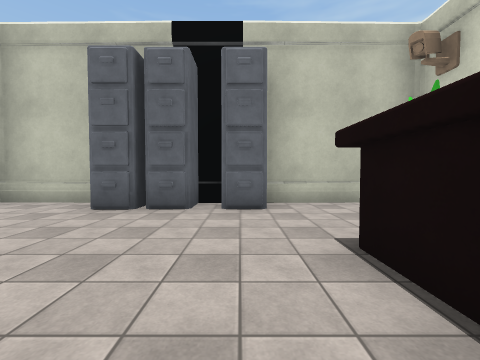
[1] (above)

22 first-person views from a walk through a 3-D level made in the Unity game engine. The camera is 1.4 m above the floor, tilts 2° down and sees 90° across. The floor is counted in squares, 2 m on a side. Each view is taken from the middle of a square. On the plan, view 1 faces up. The plan holds only what a view shows up to about 9 squares ahead; the rest is blank. The place goes on beyond the plan. The player character is not drawn. Surface patterns are stand-ins for the level's own textures.

[2]
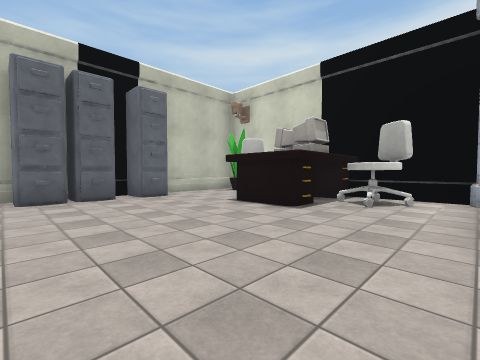

[3]
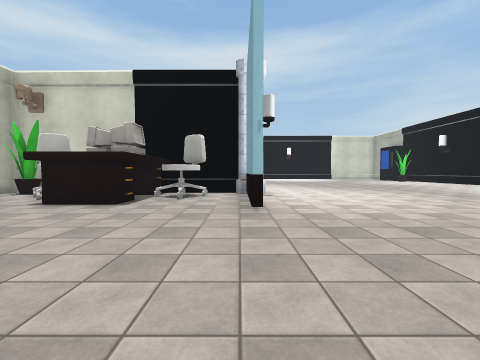

[4]
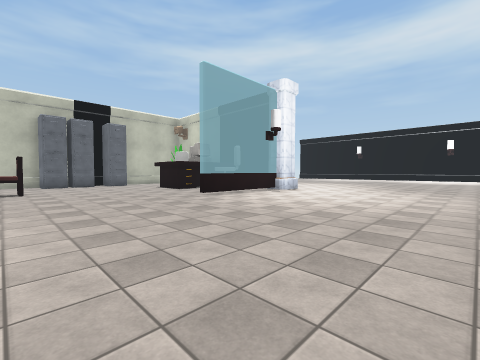

[5]
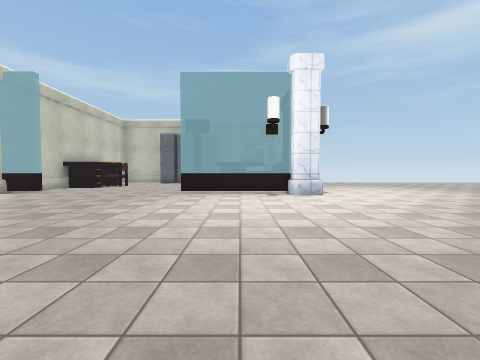

[6]
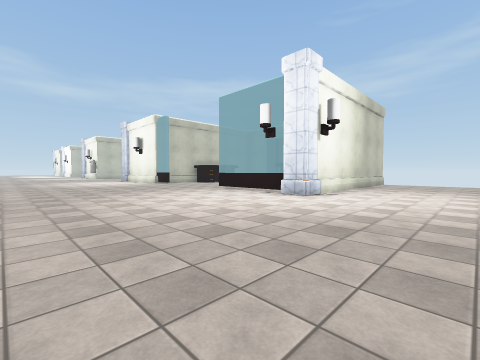

[7]
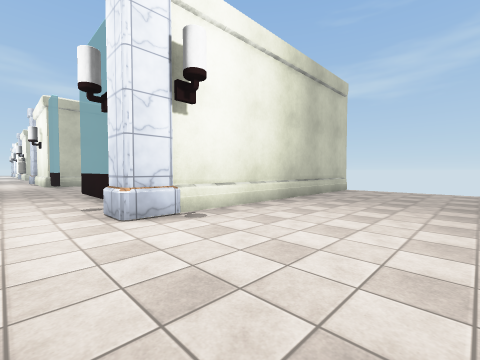

[8]
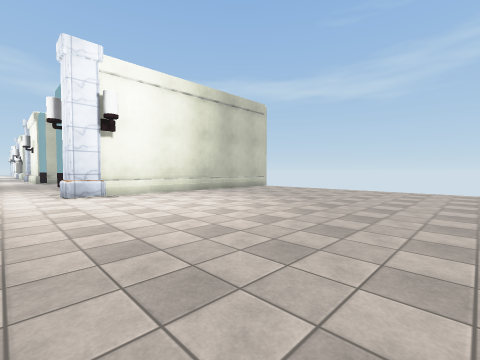

[9]
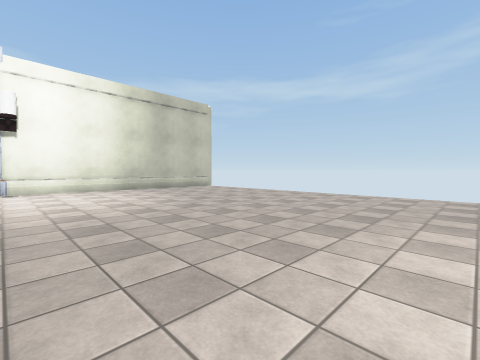

[10]
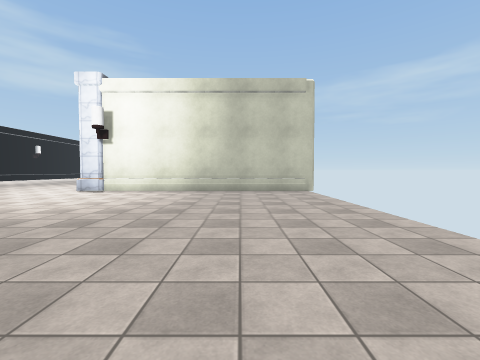

[11]
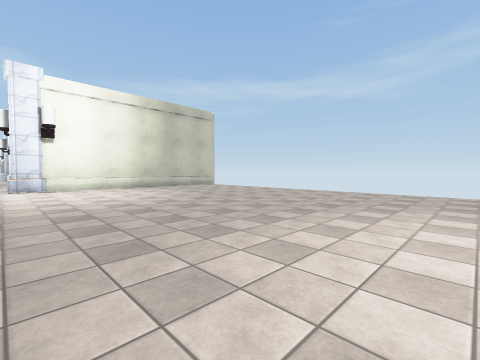

[12]
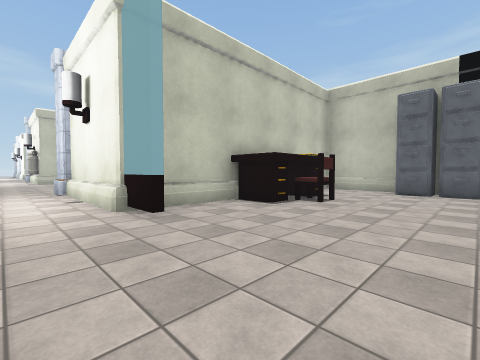

[13]
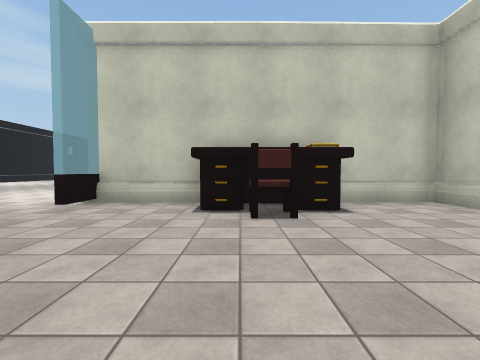

[14]
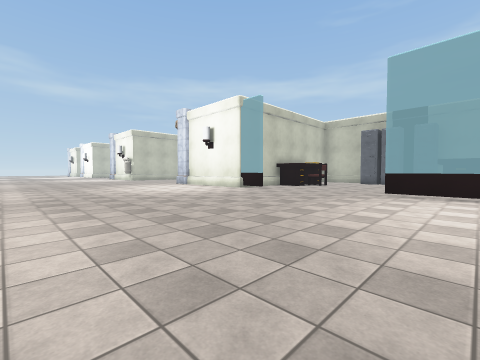

[15]
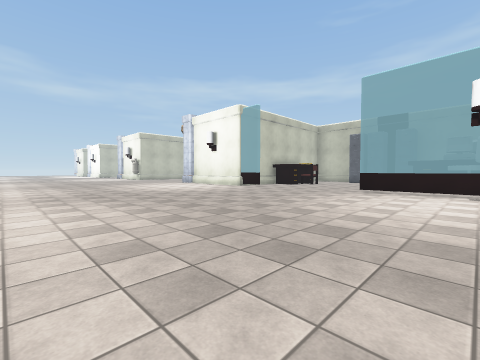

[16]
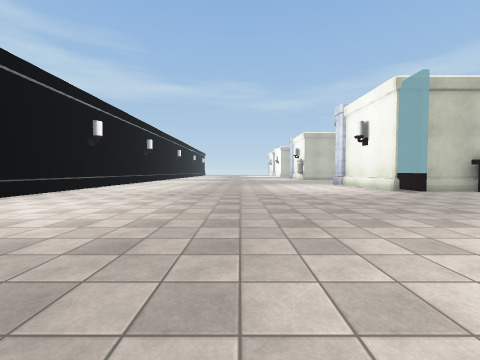

[17]
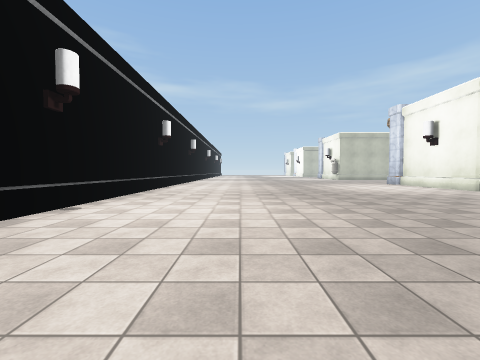

[18]
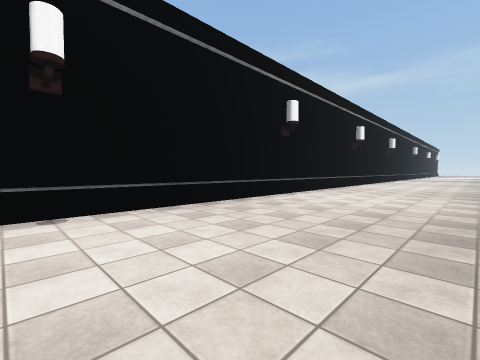

[19]
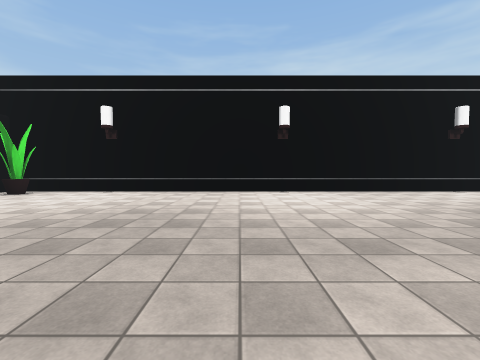

[20]
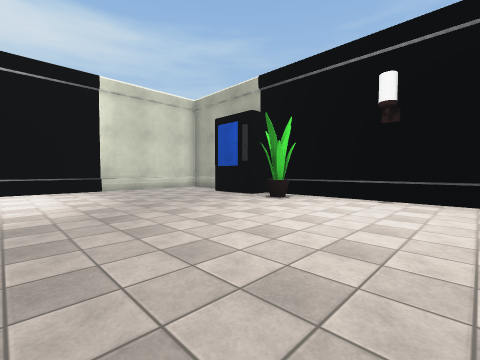

[21]
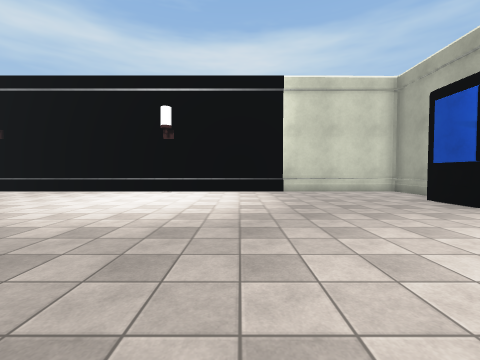

[22]
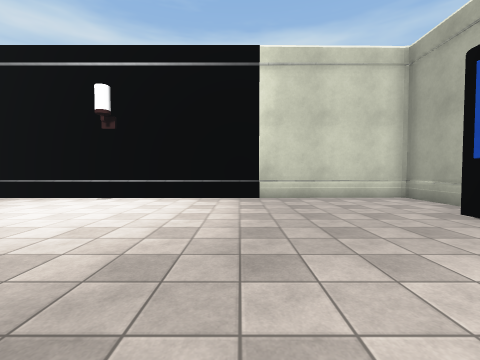

### Floor plan
Points are (right, up) in squares from view 1. A wall is a line through its corners. A room is listed if a view was taken in it or the views show most of it. See-through windows are left out.
Room 1 (views 1, 2, 3, 4, 5, 6, 7, 8, 9, 10, 11, 12, 13, 14, 15, 16, 17, 18, 19, 20, 21, 22)
walls: (4.5, -2.7) (3.6, -2.7) (3.6, -2.1); (3.6, -2.4) (0.1, -2.4); (4, -2) (4, 0.8); (0.4, -2.2) (2.9, -2.2); (4, 5.5) (-5.4, 5.5); (-4.4, -2.4) (-5.5, -2.4) (-6.5, -2.4); (4.3, 5.6) (4.3, -2.7); (-5.5, 0.5) (-5.5, -2.2) (-4.4, -2.2); (16.8, -14.5) (18.5, -14.5) (18.5, -0.5); (-5.5, 4.5) (-5.5, 3.2); (-6.1, -14.5) (14.1, -14.5)
low walls: (4.5, -1.9) (4.5, -2.7); (-5.5, -2.8) (-6.6, -2.8)
objects: other object (-5, 2); chair (-4, 2); other object (-2, 5); other object (-1, 5); other object (0, 5); other object (1, 1) to (3, 1); other object (1, 2); chair (2, 3) to (3, 3); chair (3, -1) to (3, 0); plant (13, -14) to (13, -13); vending machine (15, -14)

Where each view was taken, in squares from view 1:
view 1: 0 up, 0 right, facing up
view 2: 2 down, 3 left, facing up-right
view 3: 2 down, 4 left, facing right
view 4: 8 down, 4 left, facing up-right
view 5: 10 down, 2 right, facing up
view 6: 9 down, 8 right, facing up-left
view 7: 4 down, 8 right, facing up-left
view 8: 4 down, 12 right, facing up-left
view 9: 2 down, 14 right, facing up-left
view 10: 3 up, 13 right, facing left
view 11: 3 down, 15 right, facing up-left
view 12: 4 down, 1 left, facing up-left
view 13: 1 up, 0 right, facing left
view 14: 10 down, 2 right, facing up-left
view 15: 11 down, 3 right, facing up-left
view 16: 8 down, 3 right, facing left
view 17: 11 down, 3 right, facing left
view 18: 10 down, 5 right, facing down-left
view 19: 6 down, 6 right, facing down
view 20: 8 down, 9 right, facing down-right
view 21: 9 down, 10 right, facing right
view 22: 10 down, 12 right, facing right
